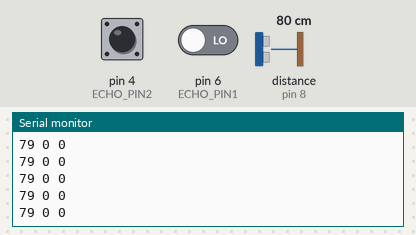
This sketch was run on a simulated Arduino Uno, built with avr-gcc and run on an emulated ATmega328P. Parts: the last lines printed to the serial monitor. Wiring (inferred from the names in the program): ultrasonic range finder: trigger pin 7; echo pin 8. The inputs (shaded band) are chosen by the test bench; at power-on: distance to the obstacle (sensor on pin 8) 80 cm, pin 4 (ECHO_PIN2) LOW, pin 6 (ECHO_PIN1) LOW. The echo pulse lasts 58.3 µs per cm.

Above: at 1.2 s.
1.3 s: distance to the obstacle (sensor on pin 8) set to 120 cm
At 2.1 s:
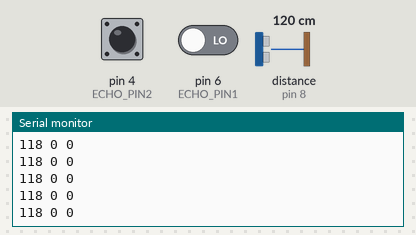
4.3 s: distance to the obstacle (sensor on pin 8) set to 2 cm
At 5.2 s:
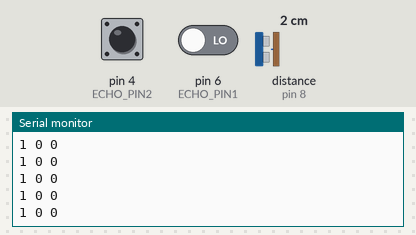
10.3 s: pin 4 (ECHO_PIN2) pulsed HIGH 5 times (0.12 s each, 0.3 s apart)
Timing chart, 0 to 13.3 s (numbered marks = the images above; inputs shaded):
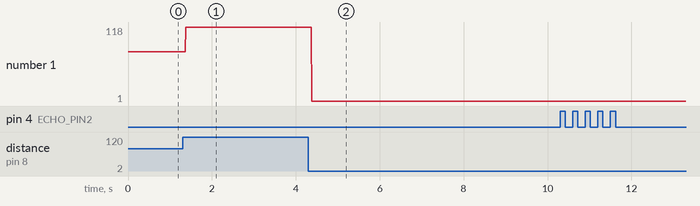

The sketch:

multi-sonic.ino
```cpp
/*

  Ultrasonic Sensor HC-SR04
  Multi Sensor support with low latency
  Crated by Gilad Nahor.

  This code supports using more than one sensor in parallel.
  This is usfull if latency is an issue.
  Each read can take up to 0.2s depending on the distance and the measurment success.
  Therefore it is usful to do more than one measurment in parrallel.
  The max delay can be caused due to long distance or by missing to echo.
  In this case the sensor will delay the end of the measurment and will give a very long distance....

  To speed up things we monitor all echo pins in parrallel.
  In addition we have a timeout configuration which can be set by the max distance required in the project.
  When this timout is reached the function will finish even if the sensor is still busy.
  In this case you will need to wait before starting the next measurment but you will be free to run other code.

  If one of the measurments failed the function will return 1. If all passed it will return 0.
  See example code i =n the bottom
*/


//parameters
#define NumOfSensors 3
const int TIMEOUT = 30000;//in uSec. For max range M in meters set: TIMEOUT = M x 6060
//Explanation (M x 2(round trip) ) / 330(speed of sound) x 1e6 (for uSec)

// defines pins numbers
const int TRIG_PIN = 7;
const int ECHO_PIN0 = 8;
const int ECHO_PIN1 = 6;
const int ECHO_PIN2 = 4;
const int echoPins[] = {ECHO_PIN0, ECHO_PIN1, ECHO_PIN2};

//Setup function
void ultrasonic_setup() {
  Serial.begin(9600); // Starts the serial communication
  pinMode(TRIG_PIN, OUTPUT); // Sets the trigPin as an Output
  for (int i = 0; i < NumOfSensors; i++) {
    pinMode(echoPins[i], INPUT); // Sets the echoPins as an Input
  }
}

//Read sensors function
int readSensors(int distance[]) {
  long duration[NumOfSensors];

  int done[NumOfSensors];
  int allDone;

  //Resetting done flags
  for (int i = 0; i < NumOfSensors; i++) {
    done[i] = 0;
  }
  allDone = 0;

  //Checking last mesurment was complete (Should be done if last measurment as ended by timeout)
  while (!allDone) {
    allDone = 1;
    for (int i = 0; i < NumOfSensors; i++) {
      if (digitalRead(echoPins[i])) {
        allDone = 0;
      }
    }
  }

  //Resetting done flags
  for (int i = 0; i < NumOfSensors; i++) {
    done[i] = 0;
  }
  allDone = 0;

  unsigned long time[NumOfSensors];//Array holding time samples for all sensors
  unsigned long Basetime;//Array holding time samples for all sensors

  // Clears the trigPin
  digitalWrite(TRIG_PIN, LOW);
  delayMicroseconds(2);
  // Sets the trigPin on HIGH state for 10 micro seconds
  digitalWrite(TRIG_PIN, HIGH);
  delayMicroseconds(10);
  digitalWrite(TRIG_PIN, LOW);

  Basetime = micros();//Begin count
  delayMicroseconds(470);//delay from trig to start of echo pulse is 0.46ms during this time the ultrasonic pulse is sent.

  // The echo pin HIGH period is the sound wave travel time in microseconds
  while (!allDone) {
    for (int i = 0; i < NumOfSensors; i++) {
      if (!done[i] && !digitalRead(echoPins[i])) {//If this measurment was not done yet and this echo pin in LOW measure time
        time[i] = micros();
        done[i] = 1;
      }
    }
    //Check if all measurments are done
    allDone = 1;
    for (int i = 0; i < NumOfSensors; i++) {
      if (!done[i]) allDone = 0;
    }
    //Check TIMEOUT
    if ((micros() - Basetime) > TIMEOUT) {
      allDone = 1;
      //Serial.print("bummer ");
      return 1;//Read timed out
    }

  }
  for (int i = 0; i < NumOfSensors; i++) {
    duration[i] = time[i] - Basetime - 460;//delay from trig to start of pulse is 0.46ms
    // Calculating the distance
    distance[i] = done[i] ? (int) duration[i] * 0.017 : -1; //If measurment failed return -1
  }
  return 0;//All good Man
}

//Example code
// defines variables
int distance[NumOfSensors];//Measurments vector in cm

void setup() {
  ultrasonic_setup();
}
void loop() {

  // Prints the distance on the Serial Monitor
  //Serial.print("Distance: ");
  if (!readSensors(distance)) {
    for (int i = 0; i < NumOfSensors; i++) {
      Serial.print(distance[i]);
      Serial.print(" ");
    }
    Serial.println();
  }
}
```

Measured:
- after the input at 1.3 s, the serial monitor: prints a new line after 0.07 s (image 1)
- after the input at 4.3 s, the serial monitor: prints a new line after 0.08 s (image 2)
- plotted number 1: 79 → 118 after the input at 1.3 s, 118 → 1 after the input at 4.3 s
